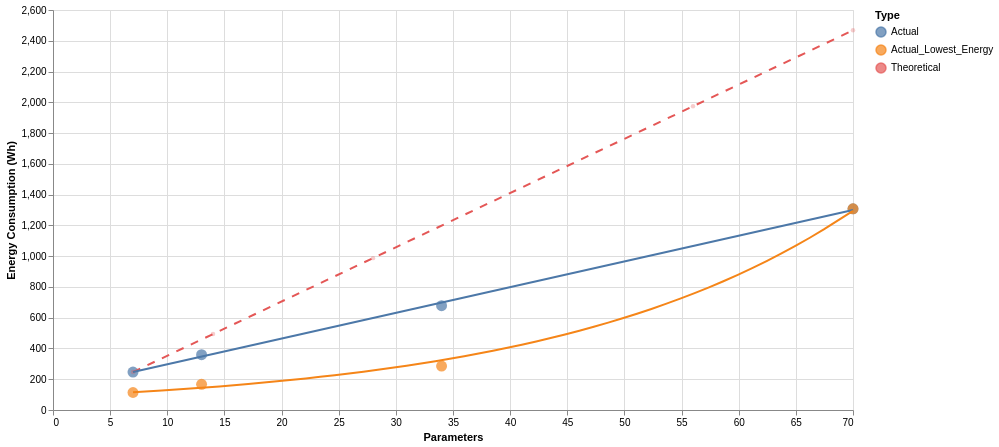

Notebook cell for this chart:
### Code cell
# Create Altair chart for theoretical and actual values
theoretical = alt.Chart(theoretical_vs_actual_df[theoretical_vs_actual_df['type']=='Theoretical']).mark_point(size=20, filled=True, opacity=0.3).encode(
    x=alt.X('parameters', title='Parameters'),
    y=alt.Y('energy', title='Energy Consumption (Wh)'),
    color=alt.Color('type', title='Type'),
    tooltip=['parameters', 'energy', 'type']
).properties(
    width=800,
    height=400
)

actual = alt.Chart(theoretical_vs_actual_df[theoretical_vs_actual_df['type']=='Actual']).mark_point(size=120, filled=True).encode(
    x=alt.X('parameters', title='Parameters'),
    y=alt.Y('energy', title='Energy Consumption (Wh)'),
    color=alt.Color('type', title='Type'),
    tooltip=['parameters', 'energy', 'type']
).properties(
    width=800,
    height=400
)

actual_lowest_energy = alt.Chart(theoretical_vs_actual_df[theoretical_vs_actual_df['type']=='Actual_Lowest_Energy']).mark_point(size=120, filled=True).encode(
    x=alt.X('parameters', title='Parameters'),
    y=alt.Y('energy', title='Energy Consumption (Wh)'),
    color=alt.Color('type', title='Type'),
    tooltip=['parameters', 'energy', 'type']
).properties(
    width=800,
    height=400
)    

# Create linear regression line
regression_theoretical = theoretical.transform_regression(
    'parameters', 'energy', groupby=['type'], method='linear'
).mark_line(strokeDash = [8, 8])

# Create linear regression line
regression_actual = actual.transform_regression(
    'parameters', 'energy', groupby=['type'], method='linear'
).mark_line()

regression_actual_lowest_energy = actual_lowest_energy.transform_regression(
    'parameters', 'energy', groupby=['type'], method='exp'
).mark_line()

# Combine charts
final_chart = actual + theoretical + actual_lowest_energy + regression_theoretical + regression_actual + regression_actual_lowest_energy

# Display the chart
final_chart

### Figure 1 — Vega-Lite specification as saved in the notebook (floating-point values rounded to 4 significant figures)
{"config": {"view": {"continuousWidth": 300, "continuousHeight": 300}}, "layer": [{"data": {"name": "data-bc3f1019045b1b11352bd1d900209d85"}, "mark": {"type": "point", "filled": true, "size": 120}, "encoding": {"color": {"field": "type", "title": "Type", "type": "nominal"}, "tooltip": [{"field": "parameters", "type": "quantitative"}, {"field": "energy", "type": "quantitative"}, {"field": "type", "type": "nominal"}], "x": {"field": "parameters", "title": "Parameters", "type": "quantitative"}, "y": {"field": "energy", "title": "Energy Consumption (Wh)", "type": "quantitative"}}}, {"data": {"name": "data-b173a84fa84d0191244d9563cab5cf60"}, "mark": {"type": "point", "filled": true, "opacity": 0.3, "size": 20}, "encoding": {"color": {"field": "type", "title": "Type", "type": "nominal"}, "tooltip": [{"field": "parameters", "type": "quantitative"}, {"field": "energy", "type": "quantitative"}, {"field": "type", "type": "nominal"}], "x": {"field": "parameters", "title": "Parameters", "type": "quantitative"}, "y": {"field": "energy", "title": "Energy Consumption (Wh)", "type": "quantitative"}}}, {"data": {"name": "data-ae851c06f9d062cb8ee226ebca9faa8d"}, "mark": {"type": "point", "filled": true, "size": 120}, "encoding": {"color": {"field": "type", "title": "Type", "type": "nominal"}, "tooltip": [{"field": "parameters", "type": "quantitative"}, {"field": "energy", "type": "quantitative"}, {"field": "type", "type": "nominal"}], "x": {"field": "parameters", "title": "Parameters", "type": "quantitative"}, "y": {"field": "energy", "title": "Energy Consumption (Wh)", "type": "quantitative"}}}, {"data": {"name": "data-b173a84fa84d0191244d9563cab5cf60"}, "mark": {"type": "line", "strokeDash": [8, 8]}, "encoding": {"color": {"field": "type", "title": "Type", "type": "nominal"}, "tooltip": [{"field": "parameters", "type": "quantitative"}, {"field": "energy", "type": "quantitative"}, {"field": "type", "type": "nominal"}], "x": {"field": "parameters", "title": "Parameters", "type": "quantitative"}, "y": {"field": "energy", "title": "Energy Consumption (Wh)", "type": "quantitative"}}, "transform": [{"on": "parameters", "regression": "energy", "groupby": ["type"], "method": "linear"}]}, {"data": {"name": "data-bc3f1019045b1b11352bd1d900209d85"}, "mark": {"type": "line"}, "encoding": {"color": {"field": "type", "title": "Type", "type": "nominal"}, "tooltip": [{"field": "parameters", "type": "quantitative"}, {"field": "energy", "type": "quantitative"}, {"field": "type", "type": "nominal"}], "x": {"field": "parameters", "title": "Parameters", "type": "quantitative"}, "y": {"field": "energy", "title": "Energy Consumption (Wh)", "type": "quantitative"}}, "transform": [{"on": "parameters", "regression": "energy", "groupby": ["type"], "method": "linear"}]}, {"data": {"name": "data-ae851c06f9d062cb8ee226ebca9faa8d"}, "mark": {"type": "line"}, "encoding": {"color": {"field": "type", "title": "Type", "type": "nominal"}, "tooltip": [{"field": "parameters", "type": "quantitative"}, {"field": "energy", "type": "quantitative"}, {"field": "type", "type": "nominal"}], "x": {"field": "parameters", "title": "Parameters", "type": "quantitative"}, "y": {"field": "energy", "title": "Energy Consumption (Wh)", "type": "quantitative"}}, "transform": [{"on": "parameters", "regression": "energy", "groupby": ["type"], "method": "exp"}]}], "height": 400, "width": 800, "$schema": "https://vega.github.io/schema/vega-lite/v5.17.0.json", "datasets": {"data-bc3f1019045b1b11352bd1d900209d85": [{"parameters": 70, "energy": 1308.0, "type": "Actual"}, {"parameters": 34, "energy": 678.1, "type": "Actual"}, {"parameters": 13, "energy": 359.2, "type": "Actual"}, {"parameters": 7, "energy": 246.8, "type": "Actual"}], "data-b173a84fa84d0191244d9563cab5cf60": [{"parameters": 7, "energy": 246.8, "type": "Theoretical"}, {"parameters": 14, "energy": 493.6, "type": "Theoretical"}, {"parameters": 28, "energy": 987.1, "type": "Theoretical"}, {"parameters": 56, "energy": 1974.0, "type": "Theoretical"}, {"parameters": 70, "energy": 2468.0, "type": "Theoretical"}], "data-ae851c06f9d062cb8ee226ebca9faa8d": [{"parameters": 70, "energy": 1308.0, "type": "Actual_Lowest_Energy"}, {"parameters": 34, "energy": 285.5, "type": "Actual_Lowest_Energy"}, {"parameters": 13, "energy": 166.9, "type": "Actual_Lowest_Energy"}, {"parameters": 7, "energy": 113.8, "type": "Actual_Lowest_Energy"}]}}
